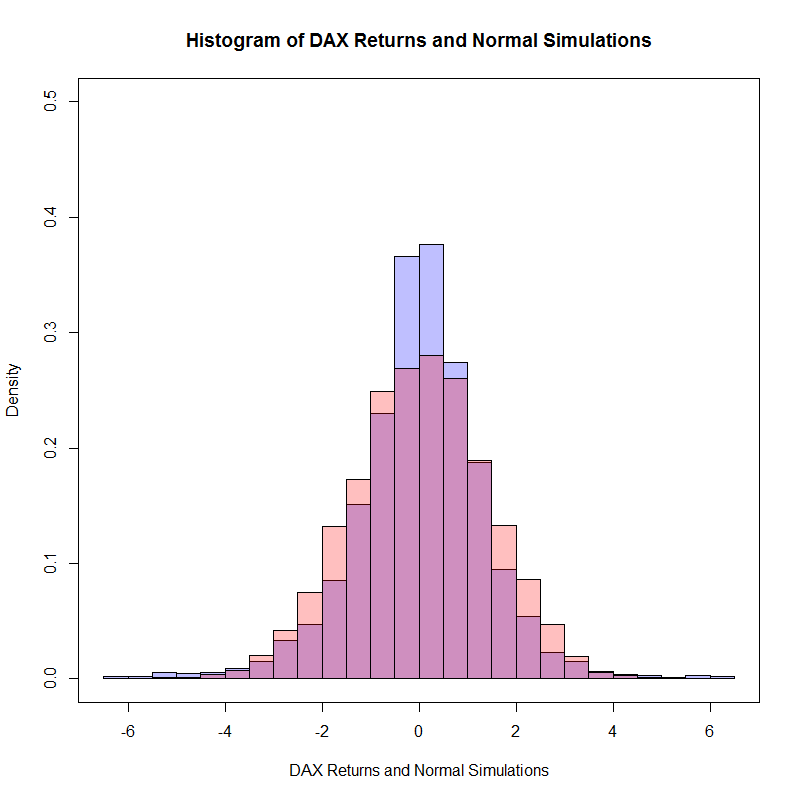

The script that drew this image:
# replace the path of the working directory if necessary
# setwd("C:/R") 
d         = read.csv("COPdax140624.csv") # pls download the pertinent data set.
DateInput = as.Date(d[, 1])
numOfDate = as.numeric(as.Date(c(DateInput)))
newDF     = data.frame(d, numOfDate)
sortNewDF = newDF[order(newDF[, 3]),]
newDF2    = data.frame(sortNewDF, seq(1, length(newDF[, 3]),
                       length.out = length(newDF[, 3])))
Pt        = newDF[, 2]
P1        = Pt[ - length(Pt)]
P2        = Pt[ - 1]
DAXreturn = log(P1/P2)
DAXreturn = data.frame(DAXreturn,length(DAXreturn):1)
DAXreturn = DAXreturn[order(DAXreturn[, 2]),]
DAXreturn = DAXreturn[, 1] * 100
r         = DAXreturn[ - which(DAXreturn >= 6.5 | DAXreturn <= - 6.5)]

# sample of Gaussian mu = 0.0002113130, sigmaSquare = 0.0002001865
rNorm     = 100 * rnorm(length(r), mean = 0.0002113130, sd = sqrt(0.0002001865))

# do plot
hist1 = hist(r, prob = TRUE, 12, freq = F, breaks = 24) 
hist2 = hist(rNorm, prob = TRUE, 12, freq = F, breaks = 24) 
plot(seq(-6.5, 6.5, length.out = 10), seq(0, .5, length.out = 10),
     ylab = "Density", xlab = "DAX Returns and Normal Simulations", col = "White", 
	 main = "Histogram of DAX Returns and Normal Simulations")
plot(hist1, col = rgb(0, 0, 1, 1 / 4), xlim = c(-6, 6), freq = F, add = T)  
plot(hist2, col = rgb(1, 0, 0, 1 / 4), xlim = c(-6, 6), add = T, freq = F)  
box()
